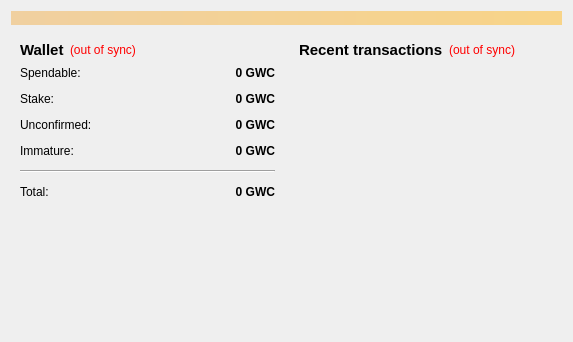
<?xml version="1.0" encoding="UTF-8"?>
<ui version="4.0">
 <class>OverviewPage</class>
 <widget class="QWidget" name="OverviewPage">
  <property name="geometry">
   <rect>
    <x>0</x>
    <y>0</y>
    <width>573</width>
    <height>342</height>
   </rect>
  </property>
  <property name="windowTitle">
   <string>Form</string>
  </property>
  <layout class="QVBoxLayout" name="topLayout">
   <item>
    <widget class="QLabel" name="labelAlerts">
     <property name="visible">
      <bool>false</bool>
     </property>
     <property name="styleSheet">
      <string notr="true">background-color: qlineargradient(x1: 0, y1: 0, x2: 1, y2: 0, stop:0 #F0D0A0, stop:1 #F8D488);  color:#000000
</string>
     </property>
     <property name="wordWrap">
      <bool>true</bool>
     </property>
     <property name="margin">
      <number>3</number>
     </property>
    </widget>
   </item>
   <item>
    <layout class="QHBoxLayout" name="horizontalLayout" stretch="1,1">
     <item>
      <layout class="QVBoxLayout" name="verticalLayout_2">
       <item>
        <widget class="QWidget" name="widget" native="true">
         <layout class="QVBoxLayout" name="verticalLayout_4">
          <item>
           <layout class="QHBoxLayout" name="horizontalLayout_4">
            <item>
             <widget class="QLabel" name="label_5">
              <property name="font">
               <font>
                <pointsize>11</pointsize>
                <weight>75</weight>
                <bold>true</bold>
               </font>
              </property>
              <property name="text">
               <string>Wallet</string>
              </property>
             </widget>
            </item>
            <item>
             <widget class="QLabel" name="labelWalletStatus">
              <property name="toolTip">
               <string>The displayed information may be out of date. Your wallet automatically synchronizes with the WildersCoin network after a connection is established, but this process has not completed yet.</string>
              </property>
              <property name="styleSheet">
               <string notr="true">QLabel { color: red; }</string>
              </property>
              <property name="text">
               <string notr="true">(out of sync)</string>
              </property>
              <property name="alignment">
               <set>Qt::AlignLeading|Qt::AlignLeft|Qt::AlignVCenter</set>
              </property>
             </widget>
            </item>
            <item>
             <spacer name="horizontalSpacer_2">
              <property name="orientation">
               <enum>Qt::Horizontal</enum>
              </property>
              <property name="sizeHint" stdset="0">
               <size>
                <width>40</width>
                <height>20</height>
               </size>
              </property>
             </spacer>
            </item>
           </layout>
          </item>
          <item>
           <layout class="QFormLayout" name="formLayout_2">
            <property name="fieldGrowthPolicy">
             <enum>QFormLayout::AllNonFixedFieldsGrow</enum>
            </property>
            <property name="horizontalSpacing">
             <number>12</number>
            </property>
            <property name="verticalSpacing">
             <number>12</number>
            </property>
            <item row="0" column="0">
             <widget class="QLabel" name="label">
              <property name="text">
               <string>Spendable:</string>
              </property>
             </widget>
            </item>
            <item row="0" column="1">
             <widget class="QLabel" name="labelBalance">
              <property name="font">
               <font>
                <weight>75</weight>
                <bold>true</bold>
               </font>
              </property>
              <property name="cursor">
               <cursorShape>IBeamCursor</cursorShape>
              </property>
              <property name="toolTip">
               <string>Your current spendable balance</string>
              </property>
              <property name="text">
               <string notr="true">0 GWC</string>
              </property>
              <property name="alignment">
               <set>Qt::AlignRight|Qt::AlignTrailing|Qt::AlignVCenter</set>
              </property>
              <property name="textInteractionFlags">
               <set>Qt::LinksAccessibleByMouse|Qt::TextSelectableByKeyboard|Qt::TextSelectableByMouse</set>
              </property>
             </widget>
            </item>
            <item row="1" column="0">
             <widget class="QLabel" name="label_6">
              <property name="text">
               <string>Stake:</string>
              </property>
             </widget>
            </item>
            <item row="1" column="1">
             <widget class="QLabel" name="labelStake">
              <property name="font">
               <font>
                <weight>75</weight>
                <bold>true</bold>
               </font>
              </property>
              <property name="cursor">
               <cursorShape>IBeamCursor</cursorShape>
              </property>
              <property name="toolTip">
               <string>Total of coins that was staked, and do not yet count toward the current balance</string>
              </property>
              <property name="text">
               <string notr="true">0 GWC</string>
              </property>
              <property name="alignment">
               <set>Qt::AlignRight|Qt::AlignTrailing|Qt::AlignVCenter</set>
              </property>
              <property name="textInteractionFlags">
               <set>Qt::LinksAccessibleByMouse|Qt::TextSelectableByKeyboard|Qt::TextSelectableByMouse</set>
              </property>
             </widget>
            </item>
            <item row="2" column="0">
             <widget class="QLabel" name="label_3">
              <property name="text">
               <string>Unconfirmed:</string>
              </property>
             </widget>
            </item>
            <item row="2" column="1">
             <widget class="QLabel" name="labelUnconfirmed">
              <property name="font">
               <font>
                <weight>75</weight>
                <bold>true</bold>
               </font>
              </property>
              <property name="cursor">
               <cursorShape>IBeamCursor</cursorShape>
              </property>
              <property name="toolTip">
               <string>Total of transactions that have yet to be confirmed, and do not yet count toward the current balance</string>
              </property>
              <property name="text">
               <string notr="true">0 GWC</string>
              </property>
              <property name="alignment">
               <set>Qt::AlignRight|Qt::AlignTrailing|Qt::AlignVCenter</set>
              </property>
              <property name="textInteractionFlags">
               <set>Qt::LinksAccessibleByMouse|Qt::TextSelectableByKeyboard|Qt::TextSelectableByMouse</set>
              </property>
             </widget>
            </item>
            <item row="3" column="0">
             <widget class="QLabel" name="labelImmatureText">
              <property name="text">
               <string>Immature:</string>
              </property>
             </widget>
            </item>
            <item row="3" column="1">
             <widget class="QLabel" name="labelImmature">
              <property name="font">
               <font>
                <weight>75</weight>
                <bold>true</bold>
               </font>
              </property>
              <property name="toolTip">
               <string>Mined balance that has not yet matured</string>
              </property>
              <property name="text">
               <string notr="true">0 GWC</string>
              </property>
              <property name="alignment">
               <set>Qt::AlignRight|Qt::AlignTrailing|Qt::AlignVCenter</set>
              </property>
              <property name="textInteractionFlags">
               <set>Qt::LinksAccessibleByMouse|Qt::TextSelectableByKeyboard|Qt::TextSelectableByMouse</set>
              </property>
             </widget>
            </item>
            <item row="4" column="0" colspan="2">
             <widget class="Line" name="line">
              <property name="orientation">
               <enum>Qt::Horizontal</enum>
              </property>
             </widget>
            </item>
            <item row="5" column="0">
             <widget class="QLabel" name="labelTotalText">
              <property name="text">
               <string>Total:</string>
              </property>
             </widget>
            </item>
            <item row="5" column="1">
             <widget class="QLabel" name="labelTotal">
              <property name="font">
               <font>
                <weight>75</weight>
                <bold>true</bold>
               </font>
              </property>
              <property name="cursor">
               <cursorShape>IBeamCursor</cursorShape>
              </property>
              <property name="toolTip">
               <string>Your current total balance</string>
              </property>
              <property name="text">
               <string notr="true">0 GWC</string>
              </property>
              <property name="alignment">
               <set>Qt::AlignRight|Qt::AlignTrailing|Qt::AlignVCenter</set>
              </property>
              <property name="textInteractionFlags">
               <set>Qt::LinksAccessibleByMouse|Qt::TextSelectableByKeyboard|Qt::TextSelectableByMouse</set>
              </property>
             </widget>
            </item>
           </layout>
          </item>
         </layout>
        </widget>
       </item>
       <item>
        <spacer name="verticalSpacer">
         <property name="orientation">
          <enum>Qt::Vertical</enum>
         </property>
         <property name="sizeHint" stdset="0">
          <size>
           <width>20</width>
           <height>40</height>
          </size>
         </property>
        </spacer>
       </item>
      </layout>
     </item>
     <item>
      <layout class="QVBoxLayout" name="verticalLayout_3">
       <item>
        <widget class="QWidget" name="widget_2" native="true">
         <layout class="QVBoxLayout" name="verticalLayout">
          <item>
           <layout class="QHBoxLayout" name="horizontalLayout_2">
            <item>
             <widget class="QLabel" name="label_4">
              <property name="font">
               <font>
                <pointsize>11</pointsize>
                <weight>75</weight>
                <bold>true</bold>
               </font>
              </property>
              <property name="text">
               <string>&lt;b&gt;Recent transactions&lt;/b&gt;</string>
              </property>
             </widget>
            </item>
            <item>
             <widget class="QLabel" name="labelTransactionsStatus">
              <property name="toolTip">
               <string>The displayed information may be out of date. Your wallet automatically synchronizes with the WildersCoin network after a connection is established, but this process has not completed yet.</string>
              </property>
              <property name="styleSheet">
               <string notr="true">QLabel { color: red; }</string>
              </property>
              <property name="text">
               <string notr="true">(out of sync)</string>
              </property>
              <property name="alignment">
               <set>Qt::AlignRight|Qt::AlignTrailing|Qt::AlignVCenter</set>
              </property>
             </widget>
            </item>
            <item>
             <spacer name="horizontalSpacer">
              <property name="orientation">
               <enum>Qt::Horizontal</enum>
              </property>
              <property name="sizeHint" stdset="0">
               <size>
                <width>40</width>
                <height>20</height>
               </size>
              </property>
             </spacer>
            </item>
           </layout>
          </item>
          <item>
           <widget class="QListView" name="listTransactions">
            <property name="styleSheet">
             <string notr="true">QListView { background: transparent; }</string>
            </property>
            <property name="frameShape">
             <enum>QFrame::NoFrame</enum>
            </property>
            <property name="verticalScrollBarPolicy">
             <enum>Qt::ScrollBarAlwaysOff</enum>
            </property>
            <property name="horizontalScrollBarPolicy">
             <enum>Qt::ScrollBarAlwaysOff</enum>
            </property>
            <property name="selectionMode">
             <enum>QAbstractItemView::NoSelection</enum>
            </property>
           </widget>
          </item>
         </layout>
        </widget>
       </item>
      </layout>
     </item>
    </layout>
   </item>
  </layout>
 </widget>
 <resources/>
 <connections/>
</ui>
